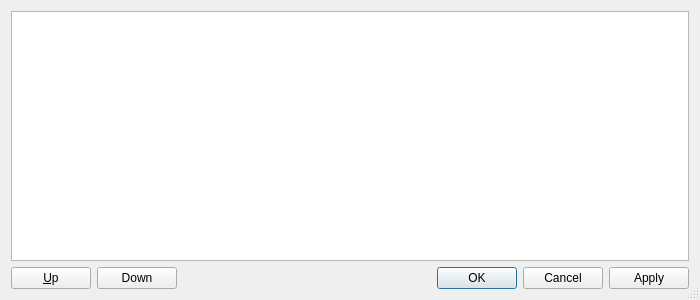
<?xml version="1.0" encoding="UTF-8"?>
<ui version="4.0">
 <class>SettingsCommandDialog</class>
 <widget class="QDialog" name="SettingsCommandDialog">
  <property name="windowModality">
   <enum>Qt::ApplicationModal</enum>
  </property>
  <property name="geometry">
   <rect>
    <x>0</x>
    <y>0</y>
    <width>700</width>
    <height>300</height>
   </rect>
  </property>
  <property name="minimumSize">
   <size>
    <width>500</width>
    <height>300</height>
   </size>
  </property>
  <property name="windowTitle">
   <string>Commands - GROOPS</string>
  </property>
  <property name="sizeGripEnabled">
   <bool>true</bool>
  </property>
  <layout class="QVBoxLayout" name="verticalLayout">
   <item>
    <widget class="QTableWidget" name="table">
     <property name="contextMenuPolicy">
      <enum>Qt::ActionsContextMenu</enum>
     </property>
     <property name="selectionMode">
      <enum>QAbstractItemView::SingleSelection</enum>
     </property>
     <property name="selectionBehavior">
      <enum>QAbstractItemView::SelectRows</enum>
     </property>
     <attribute name="horizontalHeaderStretchLastSection">
      <bool>true</bool>
     </attribute>
    </widget>
   </item>
   <item>
    <layout class="QHBoxLayout" name="horizontalLayout">
     <item>
      <widget class="QPushButton" name="upButton">
       <property name="text">
        <string>&amp;Up</string>
       </property>
       <property name="icon">
        <iconset resource="../resources/icons.qrc">
         <normaloff>:/icons/scalable/up.svg</normaloff>:/icons/scalable/up.svg</iconset>
       </property>
      </widget>
     </item>
     <item>
      <widget class="QPushButton" name="downButton">
       <property name="text">
        <string>Down</string>
       </property>
       <property name="icon">
        <iconset resource="../resources/icons.qrc">
         <normaloff>:/icons/scalable/down.svg</normaloff>:/icons/scalable/down.svg</iconset>
       </property>
      </widget>
     </item>
     <item>
      <spacer name="horizontalSpacer">
       <property name="orientation">
        <enum>Qt::Horizontal</enum>
       </property>
       <property name="sizeHint" stdset="0">
        <size>
         <width>0</width>
         <height>0</height>
        </size>
       </property>
      </spacer>
     </item>
     <item>
      <widget class="QDialogButtonBox" name="stdButtonBox">
       <property name="orientation">
        <enum>Qt::Horizontal</enum>
       </property>
       <property name="standardButtons">
        <set>QDialogButtonBox::Apply|QDialogButtonBox::Cancel|QDialogButtonBox::Ok</set>
       </property>
      </widget>
     </item>
    </layout>
   </item>
  </layout>
 </widget>
 <resources>
  <include location="../resources/icons.qrc"/>
 </resources>
 <connections>
  <connection>
   <sender>stdButtonBox</sender>
   <signal>clicked(QAbstractButton*)</signal>
   <receiver>SettingsCommandDialog</receiver>
   <slot>clickedStdBox(QAbstractButton*)</slot>
   <hints>
    <hint type="sourcelabel">
     <x>20</x>
     <y>20</y>
    </hint>
    <hint type="destinationlabel">
     <x>20</x>
     <y>20</y>
    </hint>
   </hints>
  </connection>
  <connection>
   <sender>upButton</sender>
   <signal>clicked()</signal>
   <receiver>SettingsCommandDialog</receiver>
   <slot>clickedUp()</slot>
   <hints>
    <hint type="sourcelabel">
     <x>20</x>
     <y>20</y>
    </hint>
    <hint type="destinationlabel">
     <x>20</x>
     <y>20</y>
    </hint>
   </hints>
  </connection>
  <connection>
   <sender>downButton</sender>
   <signal>clicked()</signal>
   <receiver>SettingsCommandDialog</receiver>
   <slot>clickedDown()</slot>
   <hints>
    <hint type="sourcelabel">
     <x>20</x>
     <y>20</y>
    </hint>
    <hint type="destinationlabel">
     <x>20</x>
     <y>20</y>
    </hint>
   </hints>
  </connection>
 </connections>
 <slots>
  <slot>clickedUp()</slot>
  <slot>clickedDown()</slot>
  <slot>clickedApply()</slot>
  <slot>clickedStdBox(QAbstractButton*)</slot>
 </slots>
</ui>
